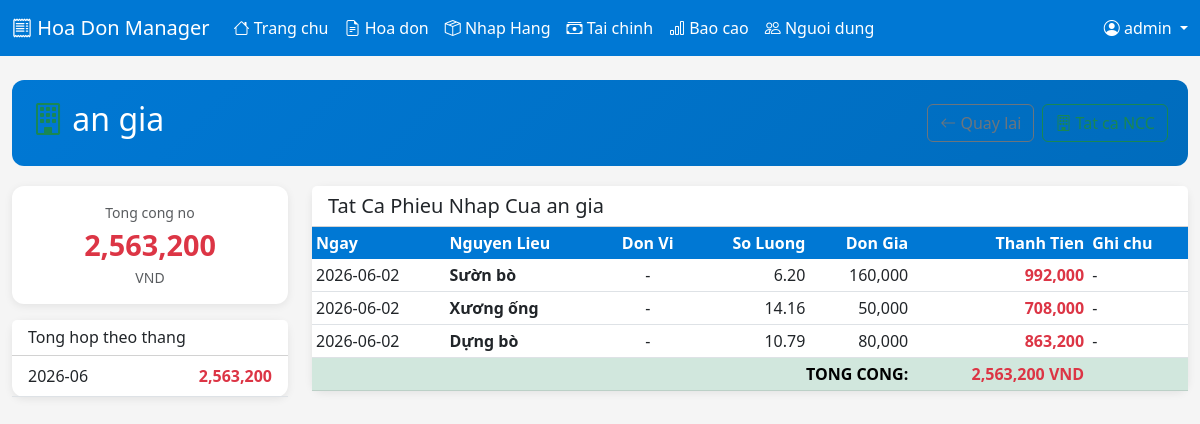
/import/supplier/2 (signed in), run on the app's committed database.
### tables this page shows
CREATE TABLE suppliers (
            id INTEGER PRIMARY KEY AUTOINCREMENT,
            name TEXT NOT NULL,
            phone TEXT,
            address TEXT,
            notes TEXT,
            created_at TIMESTAMP DEFAULT CURRENT_TIMESTAMP
        );

CREATE TABLE imports (
            id INTEGER PRIMARY KEY AUTOINCREMENT,
            date TEXT NOT NULL,
            material_id INTEGER,
            supplier_id INTEGER,
            quantity REAL DEFAULT 0,
            unit_price REAL DEFAULT 0,
            total_price REAL DEFAULT 0,
            notes TEXT,
            created_by TEXT,
            created_at TIMESTAMP DEFAULT CURRENT_TIMESTAMP,
            FOREIGN KEY (material_id) REFERENCES materials(id),
            FOREIGN KEY (supplier_id) REFERENCES suppliers(id)
        );

CREATE TABLE materials (
            id INTEGER PRIMARY KEY AUTOINCREMENT,
            name TEXT NOT NULL,
            unit TEXT DEFAULT '',
            group_id INTEGER,
            created_at TIMESTAMP DEFAULT CURRENT_TIMESTAMP,
            FOREIGN KEY (group_id) REFERENCES material_groups(id)
        );

### app.py (the view)
@app.route('/import/supplier/<int:supplier_id>')
@login_required
def supplier_detail(supplier_id):
    conn = get_db()
    c = conn.cursor()
    c.execute('SELECT * FROM suppliers WHERE id = ?', (supplier_id,))
    supplier = c.fetchone()
    if not supplier:
        flash('Khong tim thay NCC!', 'danger')
        return redirect(url_for('import_page'))
    c.execute('''SELECT i.date, m.name as material_name, m.unit, i.quantity,
        i.unit_price, i.total_price, i.notes, i.id
        FROM imports i
        LEFT JOIN materials m ON i.material_id = m.id
        WHERE i.supplier_id = ?
        ORDER BY i.date DESC, i.id DESC''',
        (supplier_id,))
    imports = c.fetchall()
    total_debt = sum(float(i['total_price'] or 0) for i in imports)
    monthly = {}
    for imp in imports:
        m = imp['date'][:7]
        if m not in monthly:
            monthly[m] = 0
        monthly[m] += float(imp['total_price'] or 0)
    conn.close()
    return render_template('supplier_detail.html',
        supplier=supplier, imports=imports,
        total_debt=total_debt, monthly=monthly)

### app.py (called while the page is built, shortened)
def get_db():
    if USE_PG:
        import psycopg2
        conn = psycopg2.connect(os.environ['DATABASE_URL'])
    else:
        conn = sqlite3.connect(DATABASE)
        conn.row_factory = sqlite3.Row
    class Wrapper:
        def __init__(self, conn, use_pg):
            self._conn = conn
            self._use_pg = use_pg
        def cursor(self):
            return HybridCursor(self._conn.cursor(), self._use_pg)
        def close(self):
            self._conn.close()
    return Wrapper(conn, USE_PG)

def login_required(f):
    @wraps(f)
    def decorated(*args, **kwargs):
        if 'user_id' not in session:
            return redirect(url_for('login'))
        return f(*args, **kwargs)
    return decorated

@app.context_processor
def inject_user():
    if 'user_id' not in session:
        return {'notif_count': 0}
    conn = get_db()
    c = conn.cursor()
    c.execute('SELECT COUNT(*) FROM notifications WHERE user_id=? AND is_read=0', (session['user_id'],))
    count = c.fetchone()[0]
    conn.close()
    return {'notif_count': count}

@app.before_request
def before():
    pass

    def execute(self, sql, params=None):
        if params is not None:
            if self._use_pg:
                sql = sql.replace('?', '%s')
            self._cursor.execute(sql, params)
        else:
            self._cursor.execute(sql)
        if self._use_pg:
            self._col_names = [desc[0] for desc in self._cursor.description] if self._cursor.description else []
        return self

    def fetchone(self):
        row = self._cursor.fetchone()
        if row is None:
            return None
        return row

    def fetchall(self):
        rows = self._cursor.fetchall()
        return rows

### templates/supplier_detail.html (shortened to what this page needs)
{% extends "base.html" %}
{% block content %}
<div class="page-header d-flex justify-content-between align-items-center">
    <div>
        <h2><i class="bi bi-building text-success"></i> {{ supplier.name }}</h2>
    </div>
    <div class="d-flex gap-2">
        <a href="{{ url_for('import_page') }}" class="btn btn-outline-secondary"><i class="bi bi-arrow-left"></i> Quay lai</a>
        <a href="{{ url_for('suppliers_page') }}" class="btn btn-outline-success"><i class="bi bi-building"></i> Tat ca NCC</a>
    </div>
</div>
<div class="row">
    <div class="col-md-3">
        <div class="card text-center mb-3">
            <div class="card-body">
                <div class="text-muted small">Tong cong no</div>
                <div class="stat-value text-danger">{{ "{:,.0f}".format(total_debt) }}</div>
                <div class="small text-muted">VND</div>
            </div>
        </div>
        <div class="card">
            <div class="card-header bg-white"><h6 class="mb-0">Tong hop theo thang</h6></div>
            <div class="card-body p-0">
                {% if monthly %}
                {% for m, amt in monthly.items()|sort(reverse=true) %}
                <div class="d-flex justify-content-between px-3 py-2 border-bottom">
                    <span>{{ m }}</span>
                    <strong class="text-danger">{{ "{:,.0f}".format(amt) }}</strong>
                </div>
                {% endfor %}
                {% else %}
                <p class="text-muted text-center p-3 mb-0">Chua co du lieu.</p>
                {% endif %}
            </div>
        </div>
    </div>
    <div class="col-md-9">
        <div class="card">
            <div class="card-header bg-white"><h5 class="mb-0">Tat Ca Phieu Nhap Cua {{ supplier.name }}</h5></div>
            <div class="card-body p-0">
                {% if imports %}
                <div class="table-responsive">
                    <table class="table table-sm table-hover mb-0">
                        <thead>
                            <tr>
                                <th>Ngay</th>
                                <th>Nguyen Lieu</th>
                                <th class="text-center">Don Vi</th>
                                <th class="text-end">So Luong</th>
                                <th class="text-end">Don Gia</th>
                                <th class="text-end">Thanh Tien</th>
                                <th>Ghi chu</th>
                            </tr>
                        </thead>
                        <tbody>
                            {% for imp in imports %}
                            <tr>
                                <td>{{ imp.date }}</td>
                                <td><strong>{{ imp.material_name or '-' }}</strong></td>
                                <td class="text-center">{{ imp.unit or '-' }}</td>
                                <td class="text-end">{{ "{:,.2f}".format(imp.quantity) }}</td>
                                <td class="text-end">{{ "{:,.0f}".format(imp.unit_price) }}</td>
                                <td class="text-end text-danger fw-bold">{{ "{:,.0f}".format(imp.total_price) }}</td>
                                <td>{{ imp.notes or '-' }}</td>
                            </tr>
                            {% endfor %}
                        </tbody>
                        <tfoot>
                            <tr class="table-success">
                                <td colspan="5" class="text-end"><strong>TONG CONG:</strong></td>
                                <td class="text-end"><strong class="text-danger">{{ "{:,.0f}".format(total_debt) }} VND</strong></td>
                                <td></td>
                            </tr>
                        </tfoot>
                    </table>
                </div>
                {% else %}
                <p class="text-muted text-center p-4 mb-0">Chua co phieu nhap nao tu NCC nay.</p>
                {% endif %}
            </div>
        </div>
    </div>
</div>
{% endblock %}

### templates/base.html (style rules this page uses)
:root { --primary: #0078D4; --success: #107C10; --danger: #D13438; --warning: #FFC107; }
body { background-color: #f5f5f5; font-family: 'Segoe UI', Tahoma, sans-serif; }
.card { border: none; border-radius: 12px; box-shadow: 0 2px 8px rgba(0,0,0,0.08); }
.table thead th { background-color: var(--primary); color: white; border: none; }
.page-header { background: linear-gradient(135deg, var(--primary) 0%, #006cbd 100%); color: white; padding: 20px; border-radius: 12px; margin-bottom: 20px; }
.stat-value { font-size: 1.8rem; font-weight: 700; }

### data on the page
suppliers: name "an gia"
imports: date "2026-06-02", name "Sườn bò", unit "-", quantity "6.20", unit_price "160,000", total_price "992,000", notes "-"
imports: date "2026-06-02", name "Xương ống", unit "-", quantity "14.16", unit_price "50,000", total_price "708,000", notes "-"
imports: date "2026-06-02", name "Dựng bò", unit "-", quantity "10.79", unit_price "80,000", total_price "863,200", notes "-"

### other printed values
{{ session.username }} "admin"
{{ "{:,.0f}".format(total_debt) }} "2,563,200"
{{ m }} "2026-06"
{{ "{:,.0f}".format(amt) }} "2,563,200"
